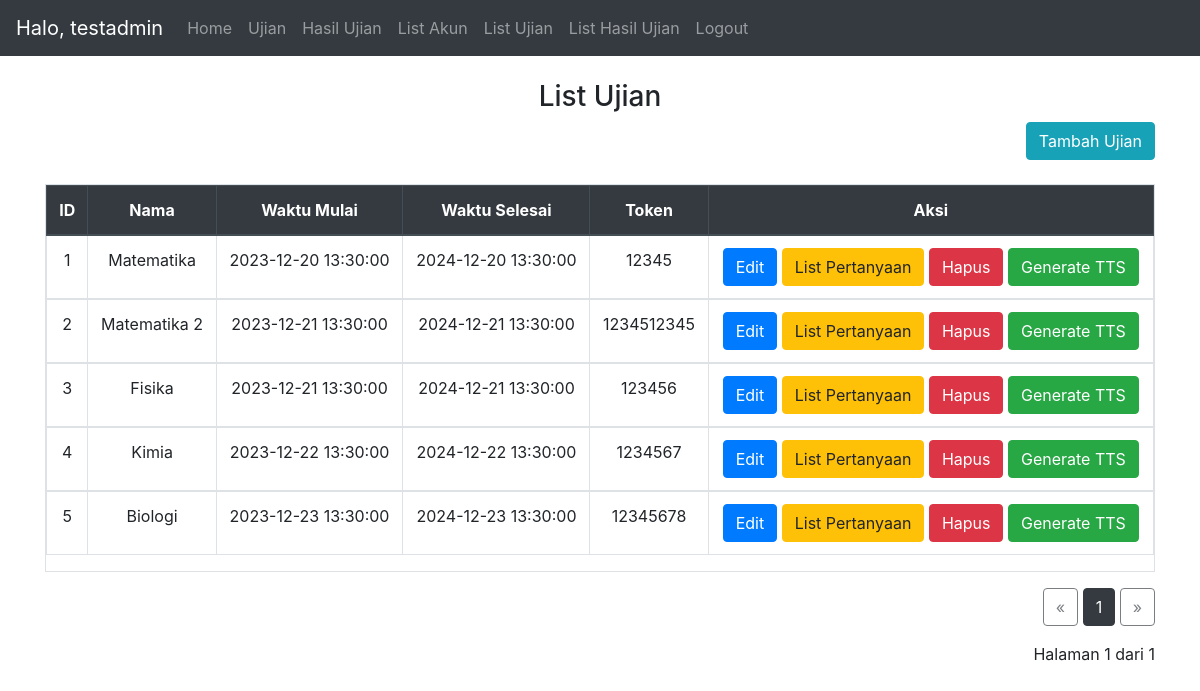
Before: /list_exam/1 (signed in) with the older database file.
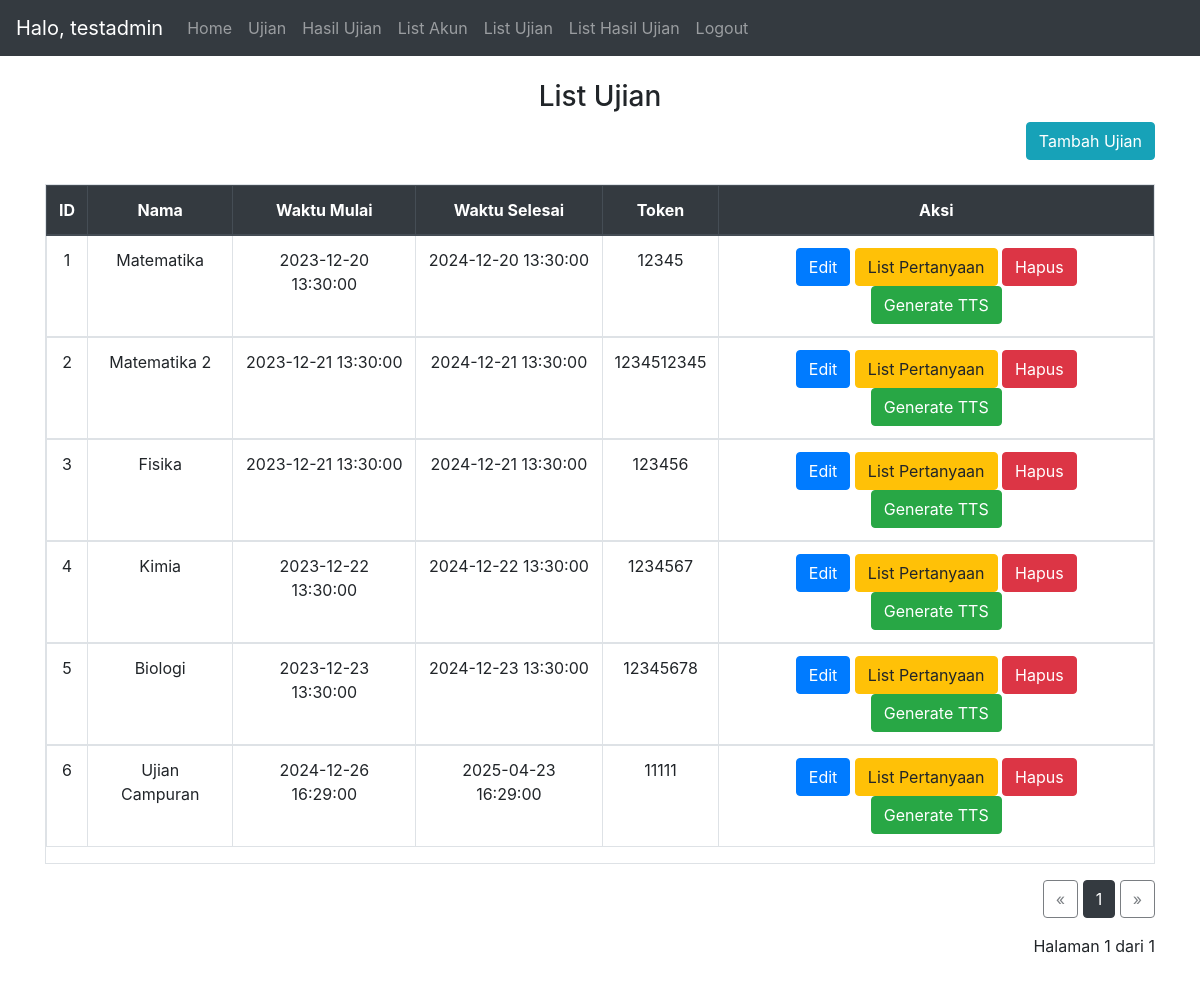
After: the same page with the newer database file.
### website/models.py (models this page shows)
class Exam(db.Model):
    id = db.Column(db.Integer, primary_key=True)
    name = db.Column(db.String(150))
    start_time = db.Column(db.DateTime(timezone=True))
    end_time = db.Column(db.DateTime(timezone=True))
    token = db.Column(db.String(15), unique=True)
    results = db.relationship('Result')
    questions = db.relationship('Question')
    useranswer = db.relationship('UserAnswer')

### website/views.py (the view)
@views.route('/list_exam/<page>', methods=['GET','POST'])
@login_required
def list_exam(page):
    if current_user.type != 'admin':
        return redirect("/")
    else:
        db_exam = Exam.query.paginate(page=int(page), per_page=10)
        return render_template("list_exam.html", user=current_user, exams=db_exam)#, kelas=db_class)

### website/__init__.py (called while the page is built)
def create_app():
    app = Flask(__name__)
    app.config['SECRET_KEY'] = 'secret key'
    app.config['SQLALCHEMY_DATABASE_URI'] = f'sqlite:///{DB_NAME}'
    db.init_app(app)
    from .views import views
    from .auth import auth
    app.register_blueprint(views, url_prefix='/')
    app.register_blueprint(auth, url_prefix='/')
    from .models import User, Note, Exam, Result, Question,UserAnswer #,Class
    with app.app_context():
        db.create_all()
    login_manager = LoginManager()
    login_manager.login_view = 'auth.login'
    login_manager.init_app(app)
    @login_manager.user_loader
    def load_user(id):
        return User.query.get(int(id))
    return app

### website/templates/list_exam.html
{% extends "base.html" %} {% block title %}List Ujian{% endblock %} {% block
content %}
<br>
<h3 align="center">List Ujian</h3>
<div class="text-right">
  <a type="button" class="btn btn-info" id="add_exam" href="/add_exam">Tambah Ujian</a>
</div>
<br>
<div class="table table-responsive table-hover table-bordered">
  <table class="table">
    <thead class="text-center thead-dark">
      <tr>
        <th>ID</th>
        <th>Nama</th>
        <th>Waktu Mulai</th>
        <th>Waktu Selesai</th>
        <th>Token</th>
        <th>Aksi</th>
      </tr>
    </thead class="text-center">
    {% for exam in exams %}
    <tbody class="text-center">
      <td>{{exam.id}}</td>
      <td>{{exam.name}}</td>
      <td>{{exam.start_time}}</td>
      <td>{{exam.end_time}}</td>
      <td>{{exam.token}}</td>
      <td>
        <a type="button" class="btn btn-primary" href="/edit_exam/{{exam.id}}">Edit</a>
        <a type="button" class="btn btn-warning" href="/list_question/{{exam.id}}/1">List Pertanyaan</a>
        <a class="btn btn-danger" href="/delete_exam/{{exam.id}}/{{exams.page}}"
        onclick="return confirm('Apakah anda yakin akan menghapus ujian {{ exam.name }}?');" title="Delete">
        Hapus</a>
        <a type="button" class="btn btn-success" href="/generate_tts/{{exam.id}}/{{exam.token}}/{{exams.page}}">Generate TTS</a>
      </td>
    </tbody>
    {% endfor %}
  </table>
</div>
<div class="text-right">
  <a href="{{exams.prev_num}}" class="btn btn-outline-dark {% if exams.page == 1 %}disabled{% endif %}">&laquo;</a>
  {% for number in exams.iter_pages(left_edge=1, right_edge=1, left_current=1, right_current=2) %}
    {% if number %}
      {% if exams.page != number %}
        <span>
          <a class="btn btn-outline-dark"
              href="{{number}}">
          {{number}}
          </a>
        </span>
      {% else %}
          <span class="btn btn-dark">{{number}}</span>
      {% endif %}
    {% else %}
    ...
    {% endif %}
  {% endfor %}
  <a href="{{exams.next_num}}" class="btn btn-outline-dark {% if exams.page == exams.pages %}disabled{% endif %}">&raquo;</a>
  <p class="text-right mt-3">
    Halaman {{ exams.page }} dari {{ exams.pages }}
  </p>
</div>
{% endblock %}

Changed rows visible on the page:
added Exam: id "6", name "Ujian Campuran", start_time "2024-12-26 16:29:00", end_time "2025-04-23 16:29:00", token "11111"
